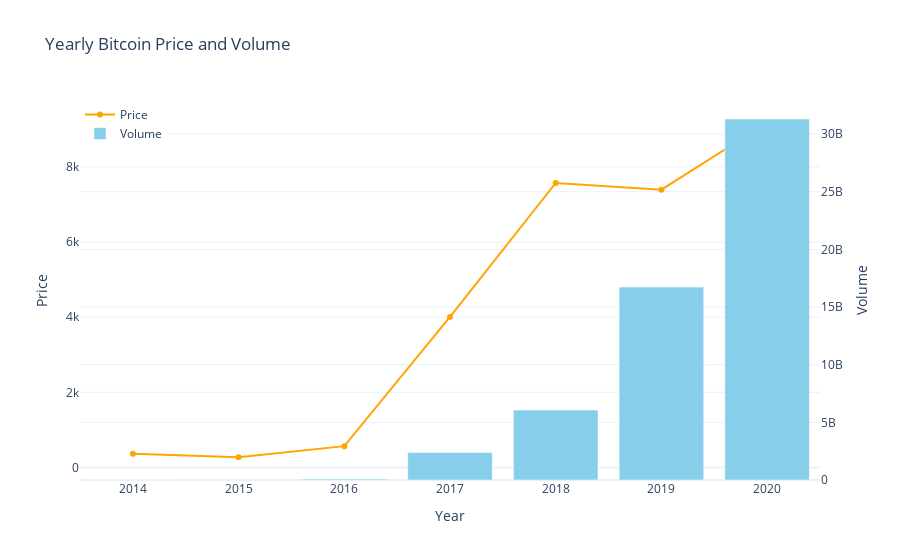

The notebook cell saved with this chart:
### Markdown cell above
This converts daily Bitcoin data into yearly averages.

### Code cell
import plotly.graph_objects as go

fig = go.Figure()

fig.add_trace(go.Scatter(
    x=df_btc_yearly['YEAR'],
    y=df_btc_yearly['CLOSE'],
    name='Price',
    line=dict(color='orange'),
    yaxis='y1',
    hovertemplate='Year: %{x}<br>Price: %{y}<extra></extra>'
))

fig.add_trace(go.Bar(
    x=df_btc_yearly['YEAR'],
    y=df_btc_yearly['VOLUME'],
    name='Volume',
    marker_color='skyblue',
    yaxis='y2',
    hovertemplate='Year: %{x}<br>Volume: %{y}<extra></extra>'
))

fig.update_layout(
    title='Yearly Bitcoin Price and Volume',
    xaxis_title='Year',
    yaxis=dict(
        title='Price',
        side='left'
    ),
    yaxis2=dict(
        title='Volume',
        overlaying='y',
        side='right'
    ),
    legend=dict(x=0, y=1),
    template='plotly_white'
)

fig.show()

### Figure 1 — Plotly figure (JSON) as saved in the notebook; plotly's stock layout.template omitted (floating-point values rounded to 4 significant figures)
{"data": [{"hovertemplate": "Year: %{x}<br>Price: %{y}<extra></extra>", "line": {"color": "orange"}, "name": "Price", "type": "scatter", "x": [2014, 2015, 2016, 2017, 2018, 2019, 2020], "y": [363.7, 272.5, 568.5, 4006.0, 7572.0, 7395.0, 9176.0], "yaxis": "y"}, {"hovertemplate": "Year: %{x}<br>Volume: %{y}<extra></extra>", "marker": {"color": "skyblue"}, "name": "Volume", "type": "bar", "x": [2014, 2015, 2016, 2017, 2018, 2019, 2020], "y": [23840000.0, 33910000.0, 85920000.0, 2383000000.0, 6064000000.0, 16730000000.0, 31310000000.0], "yaxis": "y2"}], "layout": {"legend": {"x": 0, "y": 1}, "title": {"text": "Yearly Bitcoin Price and Volume"}, "xaxis": {"title": {"text": "Year"}}, "yaxis": {"side": "left", "title": {"text": "Price"}}, "yaxis2": {"overlaying": "y", "side": "right", "title": {"text": "Volume"}}}}
